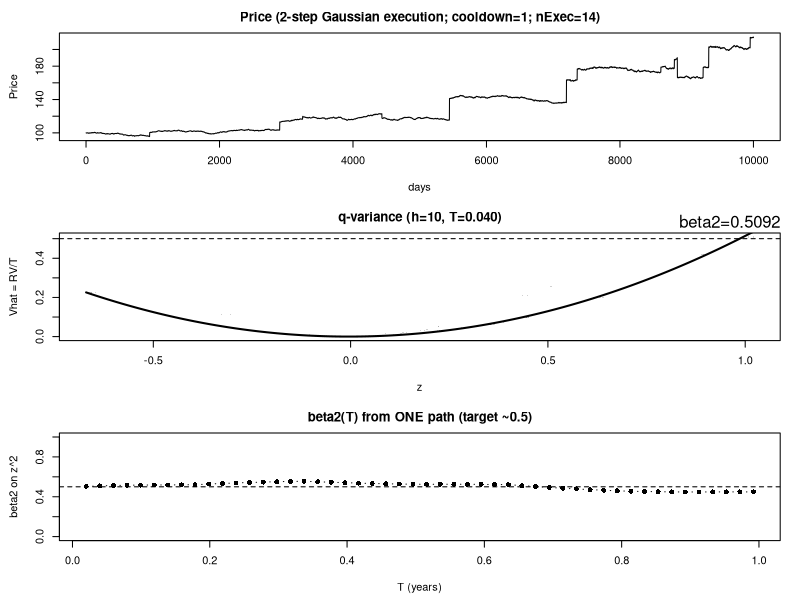

This chart was generated by the following R code:
## ===================== ALL-IN-ONE (R): NO JUMPS, but Gaussian macro-moves executed in 2 steps + cooldown => beta2(T) ~ 0.5 =====================
rm(list=ls())

## -------------------- knobs --------------------
dt      <- 1/252
nDays   <- 10000L
seed    <- NULL
set.seed(seed)

S0 <- 100

## baseline diffusion (KEEP TINY or 0, otherwise beta2 -> 0 for large T)
mu_ann     <- 0.01
sigma_ann  <- 0.15
sigma_base <- 0.1        # <= set small (e.g. 0.01) if you want some noise

## 2-step "execution" of a Gaussian macro-move (NOT a jump: still Normal, just executed over 2 days)
p_exec    <- 1/800        # frequency of macro-moves
U_scale   <- 8.0          # strength relative to sigma_day; raise if beta2 < 0.5
cooldown  <- 1L           # gap after an execution (prevents overlap)

## q-variance estimation
hPlot   <- 10L
hGrid   <- seq(5L, 252L, by=5L)
TGrid   <- hGrid * dt
capProb <- 1L ## No
minN    <- 800L

## -------------------- helpers --------------------
cap_xy <- function(z, v, capProb) {
  ok <- is.finite(z) & is.finite(v) & (v > 0)
  z <- z[ok]; v <- v[ok]
  if (!length(z)) return(list(z=z, v=v))
  zCap <- unname(quantile(abs(z), probs=capProb, names=FALSE))
  vCap <- unname(quantile(v,     probs=capProb, names=FALSE))
  keep <- (abs(z) <= zCap) & (v <= vCap)
  list(z=z[keep], v=v[keep])
}

make_windows_fast <- function(ret, h, dt, mu_hat) {
  n <- length(ret); h <- as.integer(h)
  T <- h * dt
  cr  <- c(0, cumsum(ret))
  cr2 <- c(0, cumsum(ret*ret))
  s <- 1L:(n - h + 1L)
  e <- s + h - 1L
  R  <- cr[e+1L]  - cr[s]
  RV <- cr2[e+1L] - cr2[s]
  x <- R - mu_hat * T
  z <- x / sqrt(T)
  Vhat <- RV / T
  list(z=z, Vhat=Vhat, T=T)
}

beta2_ols_fast <- function(z, Vhat, capProb=0.995, minN=800L) {
  cc <- cap_xy(z, Vhat, capProb)
  z <- cc$z; Vhat <- cc$v
  if (length(z) < minN) return(NA_real_)
  X <- cbind(1, z, z*z)
  b <- qr.solve(crossprod(X), crossprod(X, Vhat))
  unname(b[3L])
}

plot_qvariance <- function(z, Vhat, capProb=0.995, main="") {
  cc <- cap_xy(z, Vhat, capProb)
  z <- cc$z; Vhat <- cc$v
  fit <- lm(Vhat ~ z + I(z^2))
  b2  <- unname(coef(fit)[["I(z^2)"]])
  xg <- seq(min(z), max(z), length.out=400L)
  yg <- coef(fit)[1L] + coef(fit)[2L]*xg + coef(fit)[3L]*xg^2
  plot(z, Vhat, pch=16, cex=0.22, col=gray(0,0.18),
       xlab="z", ylab="Vhat = RV/T", main=main)
  lines(xg, yg, lwd=2)
  mtext(sprintf("beta2=%.4f", b2), side=3, adj=1, line=0.2)
  invisible(b2)
}

beta2_curve <- function(ret, mu_hat) {
  vapply(hGrid, function(h) {
    w <- make_windows_fast(ret, h, dt, mu_hat)
    beta2_ols_fast(w$z, w$Vhat, capProb=capProb, minN=minN)
  }, numeric(1))
}

## -------------------- simulator: Gaussian 2-step macro-moves + cooldown (no instantaneous jumps) --------------------
simulate_path <- function() {
  sigma_day <- sigma_ann * sqrt(dt)
  mu_day    <- (mu_ann - 0.5*sigma_ann^2) * dt
  
  ret <- numeric(nDays)
  I   <- integer(nDays)      # macro-move start indicator
  last_end <- -1e9
  t <- 1L
  nExec <- 0L
  
  while (t <= nDays) {
    if (t <= (nDays-1L) && (t > (last_end + cooldown)) && runif(1) < p_exec) {
      ## one Gaussian macro-move U executed over 2 equal steps
      U <- (U_scale * sigma_day) * rnorm(1)
      
      ret[t]   <- mu_day + 0.5 * U
      ret[t+1] <- mu_day + 0.5 * U
      
      I[t] <- 1L
      nExec <- nExec + 1L
      
      last_end <- t + 1L
      t <- last_end + 1L
    } else {
      ## outside executions: keep iid noise tiny (or 0) so beta2 doesn't wash out
      ret[t] <- mu_day + (sigma_base * sigma_day) * rnorm(1)
      t <- t + 1L
    }
  }
  
  mu_hat <- mean(ret) / dt
  S <- exp(log(S0) + cumsum(c(0, ret)))
  list(ret=ret, S=S, mu_hat=mu_hat, I=I, nExec=nExec, sigma_day=sigma_day)
}

## ===================== ONE RUN: plots =====================
sim <- simulate_path()

par(mfrow=c(3,1), mar=c(4.5,4.5,2.5,1.5))

plot(sim$S, type="l", xlab="days", ylab="Price",
     main=sprintf("Price (2-step Gaussian execution; cooldown=%d; nExec=%d)", cooldown, sim$nExec))

wP <- make_windows_fast(sim$ret, hPlot, dt, sim$mu_hat)
bP <- plot_qvariance(wP$z, wP$Vhat, capProb=capProb,
                     main=sprintf("q-variance (h=%d, T=%.3f)", hPlot, wP$T))
abline(h=0.5, lty=2)

b2_one <- beta2_curve(sim$ret, sim$mu_hat)
plot(TGrid, b2_one, type="b", pch=16, ylim=c(0,1),
     xlab="T (years)", ylab="beta2 on z^2",
     main="beta2(T) from ONE path (target ~0.5)")
abline(h=0.5, lty=2)

cat(sprintf("ONE RUN: nExec=%d | sigma_day=%.6f | U_scale=%.2f | sigma_base=%.3f | cooldown=%d\n",
            sim$nExec, sim$sigma_day, U_scale, sigma_base, cooldown))
cat(sprintf("hPlot beta2=%.4f | mean(beta2)=%.4f\n", bP, mean(b2_one, na.rm=TRUE)))
